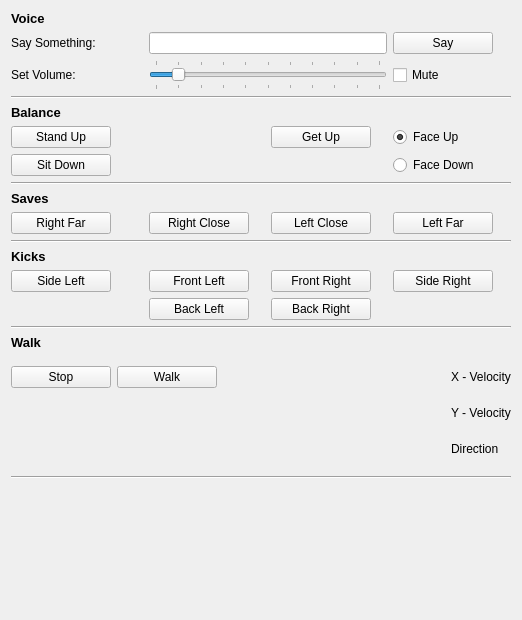
<?xml version="1.0" encoding="UTF-8"?>
<ui version="4.0">
 <class>AdvancedControllers</class>
 <widget class="QWidget" name="AdvancedControllers">
  <property name="geometry">
   <rect>
    <x>0</x>
    <y>0</y>
    <width>518</width>
    <height>620</height>
   </rect>
  </property>
  <property name="windowTitle">
   <string>Form</string>
  </property>
  <layout class="QGridLayout" name="gridLayout">
   <item row="25" column="0" colspan="4">
    <spacer name="verticalSpacer_4">
     <property name="orientation">
      <enum>Qt::Vertical</enum>
     </property>
     <property name="sizeHint" stdset="0">
      <size>
       <width>500</width>
       <height>280</height>
      </size>
     </property>
    </spacer>
   </item>
   <item row="4" column="0" colspan="4">
    <widget class="Line" name="line_2">
     <property name="orientation">
      <enum>Qt::Horizontal</enum>
     </property>
    </widget>
   </item>
   <item row="8" column="0" colspan="4">
    <widget class="Line" name="line">
     <property name="orientation">
      <enum>Qt::Horizontal</enum>
     </property>
    </widget>
   </item>
   <item row="13" column="0">
    <widget class="QPushButton" name="btnSaveRightFar">
     <property name="sizePolicy">
      <sizepolicy hsizetype="Fixed" vsizetype="Fixed">
       <horstretch>100</horstretch>
       <verstretch>0</verstretch>
      </sizepolicy>
     </property>
     <property name="minimumSize">
      <size>
       <width>100</width>
       <height>0</height>
      </size>
     </property>
     <property name="text">
      <string>Right Far</string>
     </property>
    </widget>
   </item>
   <item row="1" column="0">
    <widget class="QLabel" name="label_26">
     <property name="sizePolicy">
      <sizepolicy hsizetype="Preferred" vsizetype="Preferred">
       <horstretch>100</horstretch>
       <verstretch>0</verstretch>
      </sizepolicy>
     </property>
     <property name="text">
      <string>Say Something:</string>
     </property>
    </widget>
   </item>
   <item row="1" column="1" colspan="2">
    <widget class="QLineEdit" name="txtSay">
     <property name="sizePolicy">
      <sizepolicy hsizetype="Expanding" vsizetype="Fixed">
       <horstretch>0</horstretch>
       <verstretch>0</verstretch>
      </sizepolicy>
     </property>
    </widget>
   </item>
   <item row="2" column="1" colspan="2">
    <widget class="QSlider" name="sliderVolume">
     <property name="sizePolicy">
      <sizepolicy hsizetype="Expanding" vsizetype="Fixed">
       <horstretch>0</horstretch>
       <verstretch>0</verstretch>
      </sizepolicy>
     </property>
     <property name="minimumSize">
      <size>
       <width>0</width>
       <height>30</height>
      </size>
     </property>
     <property name="cursor">
      <cursorShape>ClosedHandCursor</cursorShape>
     </property>
     <property name="minimum">
      <number>0</number>
     </property>
     <property name="maximum">
      <number>100</number>
     </property>
     <property name="pageStep">
      <number>10</number>
     </property>
     <property name="value">
      <number>10</number>
     </property>
     <property name="tracking">
      <bool>false</bool>
     </property>
     <property name="orientation">
      <enum>Qt::Horizontal</enum>
     </property>
     <property name="invertedAppearance">
      <bool>false</bool>
     </property>
     <property name="invertedControls">
      <bool>false</bool>
     </property>
     <property name="tickPosition">
      <enum>QSlider::TicksBothSides</enum>
     </property>
     <property name="tickInterval">
      <number>10</number>
     </property>
    </widget>
   </item>
   <item row="2" column="3">
    <widget class="QCheckBox" name="chkMute">
     <property name="text">
      <string>Mute</string>
     </property>
    </widget>
   </item>
   <item row="2" column="0">
    <widget class="QLabel" name="label_27">
     <property name="text">
      <string>Set Volume:</string>
     </property>
    </widget>
   </item>
   <item row="1" column="3">
    <widget class="QPushButton" name="btnSay">
     <property name="sizePolicy">
      <sizepolicy hsizetype="Fixed" vsizetype="Fixed">
       <horstretch>100</horstretch>
       <verstretch>0</verstretch>
      </sizepolicy>
     </property>
     <property name="minimumSize">
      <size>
       <width>100</width>
       <height>0</height>
      </size>
     </property>
     <property name="text">
      <string>Say</string>
     </property>
    </widget>
   </item>
   <item row="13" column="1">
    <widget class="QPushButton" name="btnSaveRightClose">
     <property name="sizePolicy">
      <sizepolicy hsizetype="Fixed" vsizetype="Fixed">
       <horstretch>100</horstretch>
       <verstretch>0</verstretch>
      </sizepolicy>
     </property>
     <property name="minimumSize">
      <size>
       <width>100</width>
       <height>0</height>
      </size>
     </property>
     <property name="text">
      <string>Right Close</string>
     </property>
    </widget>
   </item>
   <item row="13" column="2">
    <widget class="QPushButton" name="btnSaveLeftClose">
     <property name="sizePolicy">
      <sizepolicy hsizetype="Fixed" vsizetype="Fixed">
       <horstretch>100</horstretch>
       <verstretch>0</verstretch>
      </sizepolicy>
     </property>
     <property name="minimumSize">
      <size>
       <width>100</width>
       <height>0</height>
      </size>
     </property>
     <property name="text">
      <string>Left Close</string>
     </property>
    </widget>
   </item>
   <item row="13" column="3">
    <widget class="QPushButton" name="btnSaveLeftFar">
     <property name="sizePolicy">
      <sizepolicy hsizetype="Fixed" vsizetype="Fixed">
       <horstretch>100</horstretch>
       <verstretch>0</verstretch>
      </sizepolicy>
     </property>
     <property name="minimumSize">
      <size>
       <width>100</width>
       <height>0</height>
      </size>
     </property>
     <property name="text">
      <string>Left Far</string>
     </property>
    </widget>
   </item>
   <item row="14" column="0" colspan="4">
    <widget class="Line" name="line_3">
     <property name="orientation">
      <enum>Qt::Horizontal</enum>
     </property>
    </widget>
   </item>
   <item row="9" column="0">
    <widget class="QLabel" name="label">
     <property name="text">
      <string>&lt;!DOCTYPE HTML PUBLIC &quot;-//W3C//DTD HTML 4.0//EN&quot; &quot;http://www.w3.org/TR/REC-html40/strict.dtd&quot;&gt;
&lt;html&gt;&lt;head&gt;&lt;meta name=&quot;qrichtext&quot; content=&quot;1&quot; /&gt;&lt;style type=&quot;text/css&quot;&gt;
p, li { white-space: pre-wrap; }
&lt;/style&gt;&lt;/head&gt;&lt;body style=&quot; font-family:'Sans'; font-size:10pt; font-weight:400; font-style:normal;&quot;&gt;
&lt;p style=&quot; margin-top:0px; margin-bottom:0px; margin-left:0px; margin-right:0px; -qt-block-indent:0; text-indent:0px;&quot;&gt;&lt;span style=&quot; font-weight:600;&quot;&gt;Saves&lt;/span&gt;&lt;/p&gt;&lt;/body&gt;&lt;/html&gt;</string>
     </property>
    </widget>
   </item>
   <item row="5" column="0">
    <widget class="QLabel" name="label_2">
     <property name="text">
      <string>&lt;!DOCTYPE HTML PUBLIC &quot;-//W3C//DTD HTML 4.0//EN&quot; &quot;http://www.w3.org/TR/REC-html40/strict.dtd&quot;&gt;
&lt;html&gt;&lt;head&gt;&lt;meta name=&quot;qrichtext&quot; content=&quot;1&quot; /&gt;&lt;style type=&quot;text/css&quot;&gt;
p, li { white-space: pre-wrap; }
&lt;/style&gt;&lt;/head&gt;&lt;body style=&quot; font-family:'Sans'; font-size:10pt; font-weight:400; font-style:normal;&quot;&gt;
&lt;p style=&quot; margin-top:0px; margin-bottom:0px; margin-left:0px; margin-right:0px; -qt-block-indent:0; text-indent:0px;&quot;&gt;&lt;span style=&quot; font-weight:600;&quot;&gt;Balance&lt;/span&gt;&lt;/p&gt;&lt;/body&gt;&lt;/html&gt;</string>
     </property>
    </widget>
   </item>
   <item row="0" column="0">
    <widget class="QLabel" name="label_3">
     <property name="text">
      <string>&lt;!DOCTYPE HTML PUBLIC &quot;-//W3C//DTD HTML 4.0//EN&quot; &quot;http://www.w3.org/TR/REC-html40/strict.dtd&quot;&gt;
&lt;html&gt;&lt;head&gt;&lt;meta name=&quot;qrichtext&quot; content=&quot;1&quot; /&gt;&lt;style type=&quot;text/css&quot;&gt;
p, li { white-space: pre-wrap; }
&lt;/style&gt;&lt;/head&gt;&lt;body style=&quot; font-family:'Sans'; font-size:10pt; font-weight:400; font-style:normal;&quot;&gt;
&lt;p style=&quot; margin-top:0px; margin-bottom:0px; margin-left:0px; margin-right:0px; -qt-block-indent:0; text-indent:0px;&quot;&gt;&lt;span style=&quot; font-weight:600;&quot;&gt;Voice&lt;/span&gt;&lt;/p&gt;&lt;/body&gt;&lt;/html&gt;</string>
     </property>
    </widget>
   </item>
   <item row="15" column="0">
    <widget class="QLabel" name="label_4">
     <property name="text">
      <string>&lt;!DOCTYPE HTML PUBLIC &quot;-//W3C//DTD HTML 4.0//EN&quot; &quot;http://www.w3.org/TR/REC-html40/strict.dtd&quot;&gt;
&lt;html&gt;&lt;head&gt;&lt;meta name=&quot;qrichtext&quot; content=&quot;1&quot; /&gt;&lt;style type=&quot;text/css&quot;&gt;
p, li { white-space: pre-wrap; }
&lt;/style&gt;&lt;/head&gt;&lt;body style=&quot; font-family:'Sans'; font-size:10pt; font-weight:400; font-style:normal;&quot;&gt;
&lt;p style=&quot; margin-top:0px; margin-bottom:0px; margin-left:0px; margin-right:0px; -qt-block-indent:0; text-indent:0px;&quot;&gt;&lt;span style=&quot; font-weight:600;&quot;&gt;Kicks&lt;/span&gt;&lt;/p&gt;&lt;/body&gt;&lt;/html&gt;</string>
     </property>
    </widget>
   </item>
   <item row="16" column="0">
    <widget class="QPushButton" name="btnKickSideLeft">
     <property name="sizePolicy">
      <sizepolicy hsizetype="Fixed" vsizetype="Fixed">
       <horstretch>100</horstretch>
       <verstretch>0</verstretch>
      </sizepolicy>
     </property>
     <property name="minimumSize">
      <size>
       <width>100</width>
       <height>0</height>
      </size>
     </property>
     <property name="text">
      <string>Side Left</string>
     </property>
    </widget>
   </item>
   <item row="16" column="1">
    <widget class="QPushButton" name="btnKickFrontLeft">
     <property name="sizePolicy">
      <sizepolicy hsizetype="Fixed" vsizetype="Fixed">
       <horstretch>100</horstretch>
       <verstretch>0</verstretch>
      </sizepolicy>
     </property>
     <property name="minimumSize">
      <size>
       <width>100</width>
       <height>0</height>
      </size>
     </property>
     <property name="text">
      <string>Front Left</string>
     </property>
    </widget>
   </item>
   <item row="16" column="2">
    <widget class="QPushButton" name="btnKickFrontRight">
     <property name="sizePolicy">
      <sizepolicy hsizetype="Fixed" vsizetype="Fixed">
       <horstretch>100</horstretch>
       <verstretch>0</verstretch>
      </sizepolicy>
     </property>
     <property name="minimumSize">
      <size>
       <width>100</width>
       <height>0</height>
      </size>
     </property>
     <property name="text">
      <string>Front Right</string>
     </property>
    </widget>
   </item>
   <item row="16" column="3">
    <widget class="QPushButton" name="btnKickSideRight">
     <property name="sizePolicy">
      <sizepolicy hsizetype="Fixed" vsizetype="Fixed">
       <horstretch>100</horstretch>
       <verstretch>0</verstretch>
      </sizepolicy>
     </property>
     <property name="minimumSize">
      <size>
       <width>100</width>
       <height>0</height>
      </size>
     </property>
     <property name="text">
      <string>Side Right</string>
     </property>
    </widget>
   </item>
   <item row="17" column="1">
    <widget class="QPushButton" name="btnKickBackLeft">
     <property name="sizePolicy">
      <sizepolicy hsizetype="Fixed" vsizetype="Fixed">
       <horstretch>100</horstretch>
       <verstretch>0</verstretch>
      </sizepolicy>
     </property>
     <property name="minimumSize">
      <size>
       <width>100</width>
       <height>0</height>
      </size>
     </property>
     <property name="text">
      <string>Back Left</string>
     </property>
    </widget>
   </item>
   <item row="17" column="2">
    <widget class="QPushButton" name="btnKickBackRight">
     <property name="sizePolicy">
      <sizepolicy hsizetype="Fixed" vsizetype="Fixed">
       <horstretch>100</horstretch>
       <verstretch>0</verstretch>
      </sizepolicy>
     </property>
     <property name="minimumSize">
      <size>
       <width>100</width>
       <height>0</height>
      </size>
     </property>
     <property name="text">
      <string>Back Right</string>
     </property>
    </widget>
   </item>
   <item row="18" column="0" colspan="4">
    <widget class="Line" name="line_4">
     <property name="orientation">
      <enum>Qt::Horizontal</enum>
     </property>
    </widget>
   </item>
   <item row="19" column="0">
    <widget class="QLabel" name="label_5">
     <property name="text">
      <string>&lt;!DOCTYPE HTML PUBLIC &quot;-//W3C//DTD HTML 4.0//EN&quot; &quot;http://www.w3.org/TR/REC-html40/strict.dtd&quot;&gt;
&lt;html&gt;&lt;head&gt;&lt;meta name=&quot;qrichtext&quot; content=&quot;1&quot; /&gt;&lt;style type=&quot;text/css&quot;&gt;
p, li { white-space: pre-wrap; }
&lt;/style&gt;&lt;/head&gt;&lt;body style=&quot; font-family:'Sans'; font-size:10pt; font-weight:400; font-style:normal;&quot;&gt;
&lt;p style=&quot; margin-top:0px; margin-bottom:0px; margin-left:0px; margin-right:0px; -qt-block-indent:0; text-indent:0px;&quot;&gt;&lt;span style=&quot; font-weight:600;&quot;&gt;Walk&lt;/span&gt;&lt;/p&gt;&lt;/body&gt;&lt;/html&gt;</string>
     </property>
    </widget>
   </item>
   <item row="23" column="0" colspan="4">
    <widget class="Line" name="line_5">
     <property name="orientation">
      <enum>Qt::Horizontal</enum>
     </property>
    </widget>
   </item>
   <item row="6" column="2">
    <widget class="QPushButton" name="btnGetUp">
     <property name="sizePolicy">
      <sizepolicy hsizetype="Fixed" vsizetype="Fixed">
       <horstretch>100</horstretch>
       <verstretch>0</verstretch>
      </sizepolicy>
     </property>
     <property name="minimumSize">
      <size>
       <width>100</width>
       <height>0</height>
      </size>
     </property>
     <property name="text">
      <string>Get Up</string>
     </property>
    </widget>
   </item>
   <item row="6" column="3">
    <widget class="QRadioButton" name="optGetUpFaceUp">
     <property name="text">
      <string>Face Up</string>
     </property>
     <property name="checked">
      <bool>true</bool>
     </property>
    </widget>
   </item>
   <item row="7" column="3">
    <widget class="QRadioButton" name="optGetUpFaceDown">
     <property name="text">
      <string>Face Down</string>
     </property>
    </widget>
   </item>
   <item row="7" column="0">
    <widget class="QPushButton" name="btnSitDown">
     <property name="sizePolicy">
      <sizepolicy hsizetype="Fixed" vsizetype="Fixed">
       <horstretch>100</horstretch>
       <verstretch>0</verstretch>
      </sizepolicy>
     </property>
     <property name="minimumSize">
      <size>
       <width>100</width>
       <height>0</height>
      </size>
     </property>
     <property name="text">
      <string>Sit Down</string>
     </property>
    </widget>
   </item>
   <item row="6" column="0">
    <widget class="QPushButton" name="btnStandUp">
     <property name="sizePolicy">
      <sizepolicy hsizetype="Fixed" vsizetype="Fixed">
       <horstretch>100</horstretch>
       <verstretch>0</verstretch>
      </sizepolicy>
     </property>
     <property name="minimumSize">
      <size>
       <width>100</width>
       <height>0</height>
      </size>
     </property>
     <property name="text">
      <string>Stand Up</string>
     </property>
    </widget>
   </item>
   <item row="22" column="0" colspan="4">
    <layout class="QGridLayout" name="gridLayout_2">
     <property name="leftMargin">
      <number>0</number>
     </property>
     <property name="topMargin">
      <number>6</number>
     </property>
     <property name="rightMargin">
      <number>0</number>
     </property>
     <property name="bottomMargin">
      <number>6</number>
     </property>
     <item row="0" column="1">
      <widget class="QPushButton" name="btnWalk">
       <property name="sizePolicy">
        <sizepolicy hsizetype="Fixed" vsizetype="Fixed">
         <horstretch>100</horstretch>
         <verstretch>0</verstretch>
        </sizepolicy>
       </property>
       <property name="minimumSize">
        <size>
         <width>100</width>
         <height>0</height>
        </size>
       </property>
       <property name="text">
        <string>Walk</string>
       </property>
      </widget>
     </item>
     <item row="0" column="2">
      <widget class="DoublePicker" name="pickerWalkX" native="true">
       <property name="sizePolicy">
        <sizepolicy hsizetype="Expanding" vsizetype="Preferred">
         <horstretch>0</horstretch>
         <verstretch>0</verstretch>
        </sizepolicy>
       </property>
       <property name="minimumSize">
        <size>
         <width>0</width>
         <height>30</height>
        </size>
       </property>
      </widget>
     </item>
     <item row="0" column="3">
      <widget class="QLabel" name="label_7">
       <property name="sizePolicy">
        <sizepolicy hsizetype="Minimum" vsizetype="Preferred">
         <horstretch>0</horstretch>
         <verstretch>0</verstretch>
        </sizepolicy>
       </property>
       <property name="text">
        <string>X - Velocity</string>
       </property>
      </widget>
     </item>
     <item row="1" column="2">
      <widget class="DoublePicker" name="pickerWalkY" native="true">
       <property name="sizePolicy">
        <sizepolicy hsizetype="Expanding" vsizetype="Preferred">
         <horstretch>0</horstretch>
         <verstretch>0</verstretch>
        </sizepolicy>
       </property>
       <property name="minimumSize">
        <size>
         <width>0</width>
         <height>30</height>
        </size>
       </property>
      </widget>
     </item>
     <item row="1" column="3">
      <widget class="QLabel" name="label_8">
       <property name="sizePolicy">
        <sizepolicy hsizetype="Minimum" vsizetype="Preferred">
         <horstretch>0</horstretch>
         <verstretch>0</verstretch>
        </sizepolicy>
       </property>
       <property name="text">
        <string>Y - Velocity</string>
       </property>
      </widget>
     </item>
     <item row="2" column="2">
      <widget class="DoublePicker" name="pickerDirection" native="true">
       <property name="sizePolicy">
        <sizepolicy hsizetype="Expanding" vsizetype="Preferred">
         <horstretch>0</horstretch>
         <verstretch>0</verstretch>
        </sizepolicy>
       </property>
       <property name="minimumSize">
        <size>
         <width>0</width>
         <height>30</height>
        </size>
       </property>
      </widget>
     </item>
     <item row="2" column="3">
      <widget class="QLabel" name="label_9">
       <property name="sizePolicy">
        <sizepolicy hsizetype="Minimum" vsizetype="Expanding">
         <horstretch>0</horstretch>
         <verstretch>0</verstretch>
        </sizepolicy>
       </property>
       <property name="text">
        <string>Direction</string>
       </property>
       <property name="alignment">
        <set>Qt::AlignLeading|Qt::AlignLeft|Qt::AlignVCenter</set>
       </property>
      </widget>
     </item>
     <item row="0" column="0">
      <widget class="QPushButton" name="btnWalkStop">
       <property name="sizePolicy">
        <sizepolicy hsizetype="Fixed" vsizetype="Fixed">
         <horstretch>100</horstretch>
         <verstretch>0</verstretch>
        </sizepolicy>
       </property>
       <property name="minimumSize">
        <size>
         <width>100</width>
         <height>0</height>
        </size>
       </property>
       <property name="text">
        <string>Stop</string>
       </property>
      </widget>
     </item>
    </layout>
   </item>
  </layout>
 </widget>
 <customwidgets>
  <customwidget>
   <class>DoublePicker</class>
   <extends>QWidget</extends>
   <header location="global">DoublePicker.h</header>
   <container>1</container>
  </customwidget>
 </customwidgets>
 <resources/>
 <connections/>
</ui>
